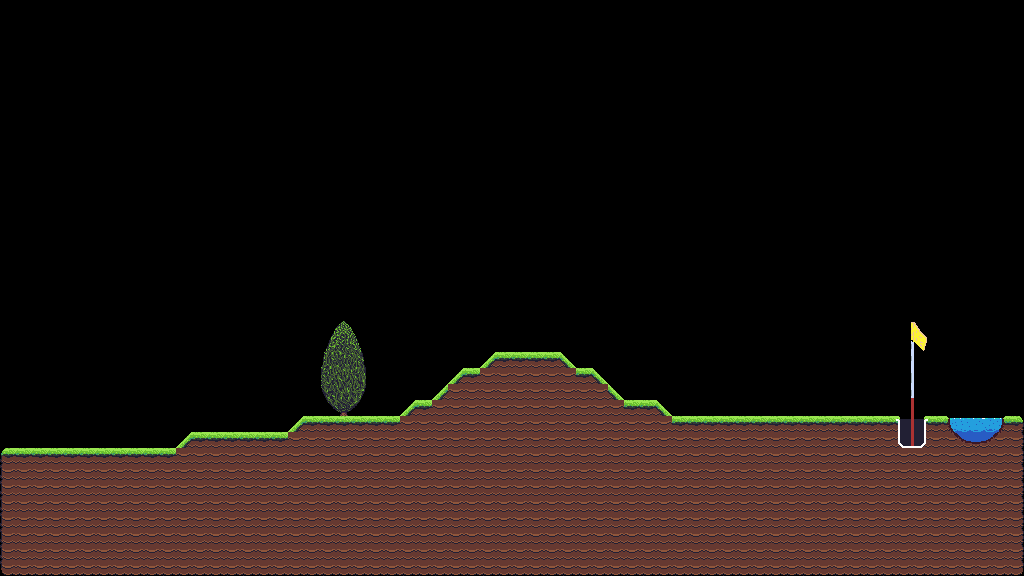

A 2D game scene composited from a Tiled map and its tileset images. What follows is a short description and the map's XML, with each tile layer's data collapsed to a summary:
An orthogonal 64x36 tile map with 16x16 px tiles, 1 tile layer (Level), 2 tilesets and 201 objects (123x collide, 2x finish, juniper).

<map version="1.10" tiledversion="1.11.1" orientation="orthogonal" renderorder="right-down" width="64" height="36" tilewidth="16" tileheight="16" infinite="0" nextlayerid="9" nextobjectid="9269">
 <tileset firstgid="1" name="prototype" tilewidth="16" tileheight="16" tilecount="128" columns="16">
  <image source="images/prototype.png" width="256" height="128" />
  <tile id="0" type="ground" />
  <tile id="1" type="ground" />
  <tile id="2" type="ground" />
  <tile id="3" type="ground" />
  <tile id="4" type="ground" />
 </tileset>
 <tileset firstgid="129" name="all2" tilewidth="16" tileheight="16" tilecount="210" columns="14">
  <image source="images/all2.png" width="224" height="244" />
 </tileset>
 <layer id="1" name="Level" width="64" height="36">
  <data>[2304 cells, 687 non-empty, 54 distinct tile ids]</data>
 </layer>
 <objectgroup id="8" name="Pool_Object">
  <object id="9258" x="950.875" y="428.25">
   <polygon points="0,0 13.5,13.5 35.625,14 49.375,0.75 34.625,18.375 9.125,17.75" />
  </object>
  <object id="9258" x="950.875" y="428.25">
   <polygon points="0,0 13.5,13.5 35.625,14 49.375,0.75 34.625,18.375 9.125,17.75" />
  </object>
 </objectgroup>
 <objectgroup id="7" name="Bushes_Leaf_Object">
  <object id="9121" name="juniper" x="320" y="320" width="51" height="94.5" />
 </objectgroup>
 <objectgroup id="6" name="Bushes_Object">
  <object id="9117" x="325.818" y="350.546">
   <polygon points="0,0 18,-28.7273 34,-0.181818" />
  </object>
  <object id="9118" x="325.909" y="351.647">
   <polygon points="0,0 34,-0.919192 38.9091,31.6202 -3.81818,32.1717" />
  </object>
  <object id="9119" x="321.909" y="384.553">
   <polygon points="0,0 42.8182,-0.643514 37.5455,15.5363 5.54545,15.7201" />
  </object>
  <object id="9120" x="328" y="400.916">
   <polygon points="0,0 31.0909,-0.280098 21,9.71007 11.1818,10.0835" />
  </object>
  <object id="9117" x="325.818" y="350.546">
   <polygon points="0,0 18,-28.7273 34,-0.181818" />
  </object>
  <object id="9118" x="325.909" y="351.647">
   <polygon points="0,0 34,-0.919192 38.9091,31.6202 -3.81818,32.1717" />
  </object>
  <object id="9119" x="321.909" y="384.553">
   <polygon points="0,0 42.8182,-0.643514 37.5455,15.5363 5.54545,15.7201" />
  </object>
  <object id="9120" x="328" y="400.916">
   <polygon points="0,0 31.0909,-0.280098 21,9.71007 11.1818,10.0835" />
  </object>
 </objectgroup>
 <objectgroup id="2" name="Ground_Object">
  <object id="9061" type="collide" x="1008" y="416" width="16" height="16" />
  <object id="9062" type="collide" x="0" y="448" width="16" height="16" />
  <object id="9063" type="collide" x="496" y="352" width="16" height="16" />
  <object id="9064" type="collide" x="512" y="352" width="16" height="16" />
  <object id="9065" type="collide" x="528" y="352" width="16" height="16" />
  <object id="9066" type="collide" x="544" y="352" width="16" height="16" />
  <object id="9067" type="collide" x="464" y="368" width="16" height="16" />
  <object id="9068" type="collide" x="576" y="368" width="16" height="16" />
  <object id="9069" type="collide" x="416" y="400" width="16" height="16" />
  <object id="9070" type="collide" x="624" y="400" width="16" height="16" />
  <object id="9071" type="collide" x="640" y="400" width="16" height="16" />
  <object id="9072" type="collide" x="304" y="416" width="16" height="16" />
  <object id="9073" type="collide" x="368" y="416" width="16" height="16" />
  <object id="9074" type="collide" x="384" y="416" width="16" height="16" />
  <object id="9075" type="collide" x="672" y="416" width="16" height="16" />
  <object id="9076" type="collide" x="688" y="416" width="16" height="16" />
  <object id="9077" type="collide" x="704" y="416" width="16" height="16" />
  <object id="9078" type="collide" x="720" y="416" width="16" height="16" />
  <object id="9079" type="collide" x="736" y="416" width="16" height="16" />
  <object id="9080" type="collide" x="752" y="416" width="16" height="16" />
  <object id="9081" type="collide" x="768" y="416" width="16" height="16" />
  <object id="9082" type="collide" x="784" y="416" width="16" height="16" />
  <object id="9083" type="collide" x="800" y="416" width="16" height="16" />
  <object id="9084" type="collide" x="816" y="416" width="16" height="16" />
  <object id="9085" type="collide" x="832" y="416" width="16" height="16" />
  <object id="9086" type="collide" x="848" y="416" width="16" height="16" />
  <object id="9087" type="collide" x="864" y="416" width="16" height="16" />
  <object id="9088" type="collide" x="880" y="416" width="16" height="16" />
  <object id="9089" type="collide" x="928" y="416" width="16" height="16" />
  <object id="9090" type="collide" x="192" y="432" width="16" height="16" />
  <object id="9091" type="collide" x="208" y="432" width="16" height="16" />
  <object id="9092" type="collide" x="224" y="432" width="16" height="16" />
  <object id="9093" type="collide" x="240" y="432" width="16" height="16" />
  <object id="9094" type="collide" x="256" y="432" width="16" height="16" />
  <object id="9095" type="collide" x="272" y="432" width="16" height="16" />
  <object id="9096" type="collide" x="16" y="448" width="16" height="16" />
  <object id="9097" type="collide" x="32" y="448" width="16" height="16" />
  <object id="9098" type="collide" x="48" y="448" width="16" height="16" />
  <object id="9099" type="collide" x="64" y="448" width="16" height="16" />
  <object id="9100" type="collide" x="80" y="448" width="16" height="16" />
  <object id="9101" type="collide" x="96" y="448" width="16" height="16" />
  <object id="9102" type="collide" x="112" y="448" width="16" height="16" />
  <object id="9103" type="collide" x="128" y="448" width="16" height="16" />
  <object id="9104" type="collide" x="144" y="448" width="16" height="16" />
  <object id="9105" type="collide" x="160" y="448" width="16" height="16" />
  <object id="9106" type="collide" x="0" y="560" width="16" height="16" />
  <object id="9107" type="collide" x="0" y="464" width="16" height="16" />
  <object id="9108" type="collide" x="0" y="480" width="16" height="16" />
  <object id="9109" type="collide" x="0" y="496" width="16" height="16" />
  <object id="9110" type="collide" x="0" y="512" width="16" height="16" />
  <object id="9111" type="collide" x="0" y="528" width="16" height="16" />
  <object id="9112" type="collide" x="0" y="544" width="16" height="16" />
  <object id="9122" type="collide" x="1008" y="560" width="16" height="16" />
  <object id="9123" type="collide" x="1008" y="432" width="16" height="16" />
  <object id="9124" type="collide" x="1008" y="448" width="16" height="16" />
  <object id="9125" type="collide" x="1008" y="464" width="16" height="16" />
  <object id="9126" type="collide" x="1008" y="480" width="16" height="16" />
  <object id="9127" type="collide" x="1008" y="496" width="16" height="16" />
  <object id="9128" type="collide" x="1008" y="512" width="16" height="16" />
  <object id="9129" type="collide" x="1008" y="528" width="16" height="16" />
  <object id="9130" type="collide" x="1008" y="544" width="16" height="16" />
  <object id="9131" x="496" y="352" width="16" height="16" />
  <object id="9132" x="512" y="352" width="16" height="16" />
  <object id="9133" x="528" y="352" width="16" height="16" />
  <object id="9134" x="544" y="352" width="16" height="16" />
  <object id="9135" x="464" y="368" width="16" height="16" />
  <object id="9136" x="576" y="368" width="16" height="16" />
  <object id="9137" x="416" y="400" width="16" height="16" />
  <object id="9138" x="624" y="400" width="16" height="16" />
  <object id="9139" x="640" y="400" width="16" height="16" />
  </objectgroup>
 <objectgroup id="3" name="Hole_Object">
  <!-- 8 objects omitted --></objectgroup>
 <objectgroup id="5" name="Spawn_Object">
  <!-- 1 objects omitted --></objectgroup>
</map>
<!-- 120 of 201 objects omitted -->
